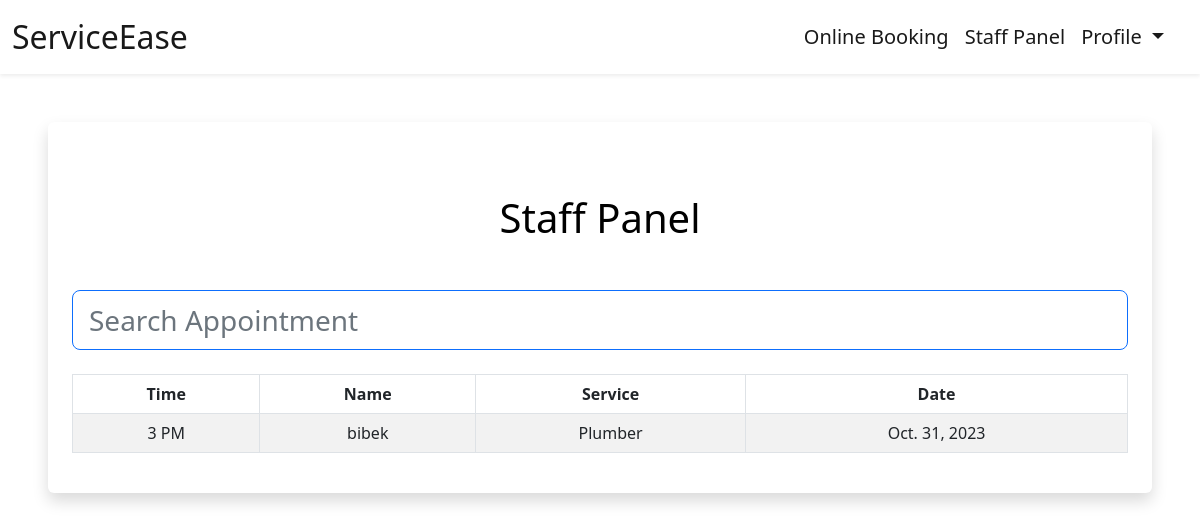
The app's page /booking/staff-panel (signed in), older data.
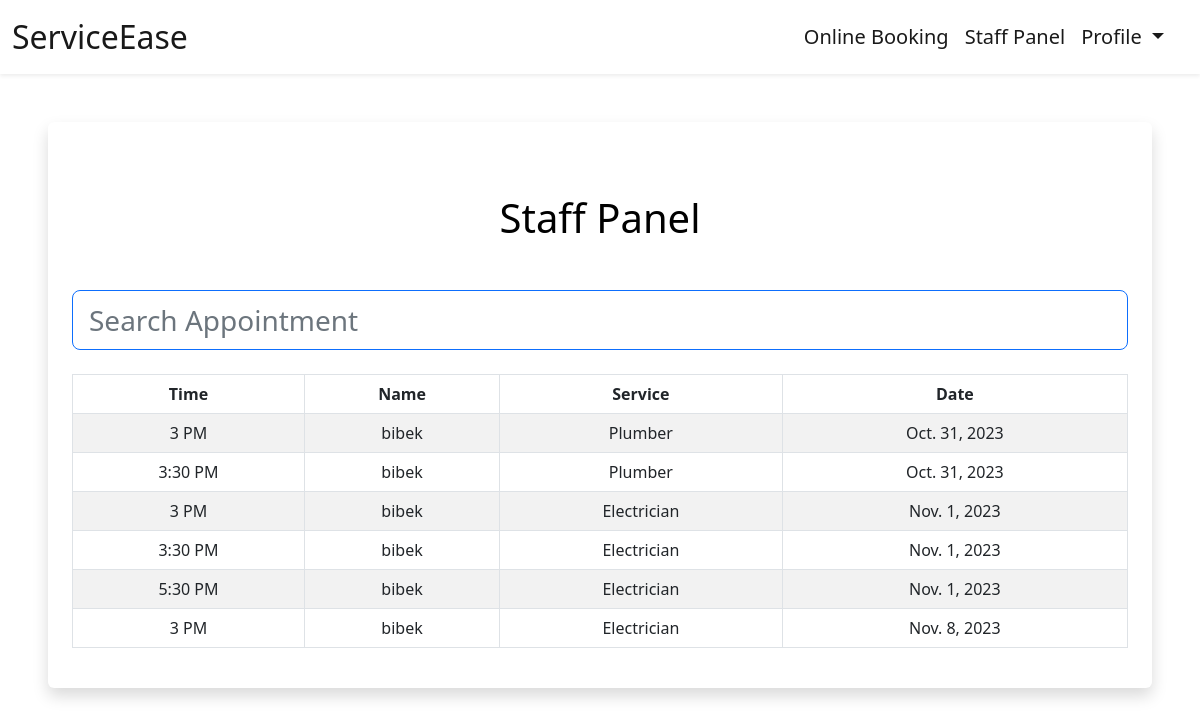
The same page, newer data.
### booking/models.py (models this page shows, shortened)
class Appointment(models.Model):
    user = models.ForeignKey(User, on_delete=models.CASCADE, null=True, blank=True)
    service = models.CharField(max_length=50, choices=SERVICE_CHOICES, default="Electrician")
    day = models.DateField(default=datetime.now)
    time = models.CharField(max_length=10, choices=TIME_CHOICES, default="3 PM")
    time_ordered = models.DateTimeField(default=datetime.now, blank=True)

### booking/views.py (the view)
# urls.py: path('staff-panel', views.staffPanel, name='staffPanel'),
def staffPanel(request):
    today = datetime.today()
    minDate = today.strftime('%Y-%m-%d')
    deltatime = today + timedelta(days=21)
    strdeltatime = deltatime.strftime('%Y-%m-%d')
    maxDate = strdeltatime
    items = Appointment.objects.filter(day__range=[minDate, maxDate]).order_by('day', 'time')
    return render(request, 'staffPanel.html', {
        'items':items,
    })

### booking/templates/staffPanel.html (shortened to what this page needs)
{% extends 'layout.html' %}
{% load static %}
{% block body %}
{% if user.is_authenticated %}
<div class="shadow p-4 mb-5 bg-body bg-body rounded text-black  m-5 ">
    <h1 class="text-center mt-5 mb-5">Staff Panel</h1>
    <input class="form-control form-control-lg fs-3 border border-primary" id="myInput" type="text" placeholder="Search Appointment">
    <br>
    <div class="table-responsive">
      <table class="table table-bordered table-striped table-hover mx-auto">
          <thead>
            <tr>
              <th class="text-center" scope="col">Time</th>
              <th class="text-center" scope="col"> Name</th>
              <th class="text-center" scope="col">Service</th>
              <th class="text-center" scope="col">Date</th>
            </tr>
          </thead>
          <tbody id="myTable">
              {% for item in items %}
            <tr>
              <td class="text-center">{{item.time}}</td>
              <td class="text-center">{{item.user.username}}</td>
              <td class="text-center">{{item.service}}</td>
              <td class="text-center">{{item.day}}</td>
            </tr>
              {% endfor %}
          </tbody>
        </table>
      </div>
</div>
{% else %}
<div class="shadow p-4 mb-5 bg-body bg-body rounded text-black  m-5">
  <h1 class="p-2  me-3">First Sign in!</h1>
  <a href="{% url 'login' %}" class="btn btn-primary text-white">Sign in</a>
</div>
{% endif %}
{% endblock %}

Row changes from the older to the newer data that the page shows:
added Appointment: time "3:30 PM", user.username "bibek", service "Plumber", day "Oct. 31, 2023"
added Appointment: time "3 PM", user.username "bibek", service "Electrician", day "Nov. 1, 2023"
added Appointment: time "3:30 PM", user.username "bibek", service "Electrician", day "Nov. 1, 2023"
added Appointment: time "5:30 PM", user.username "bibek", service "Electrician", day "Nov. 1, 2023"
added Appointment: time "3 PM", user.username "bibek", service "Electrician", day "Nov. 8, 2023"
